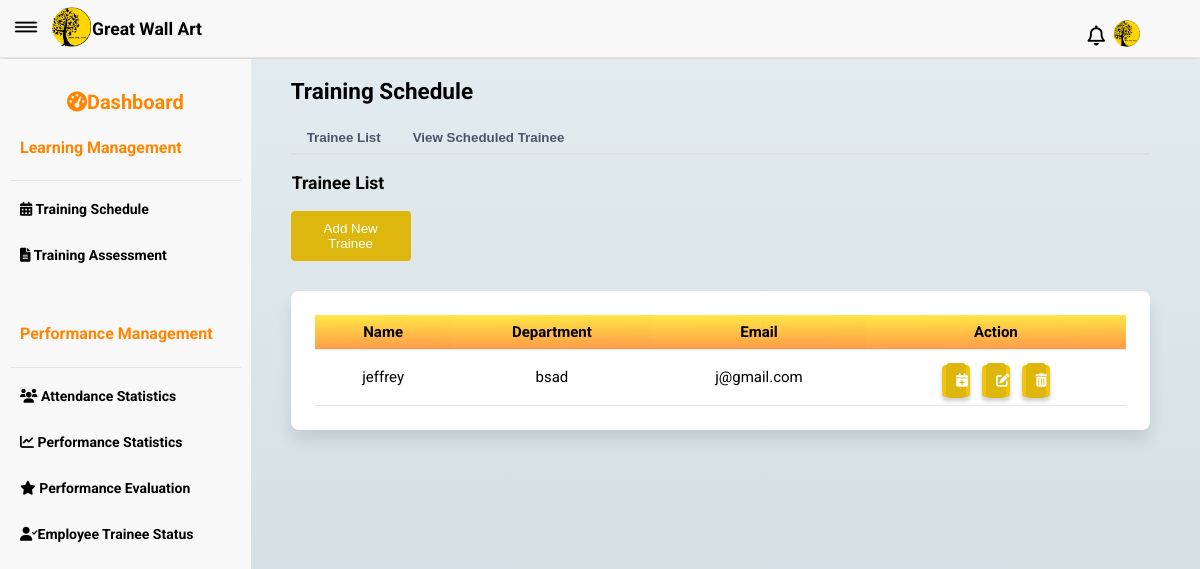
/schedule.php, run on an earlier commit of the app's database.
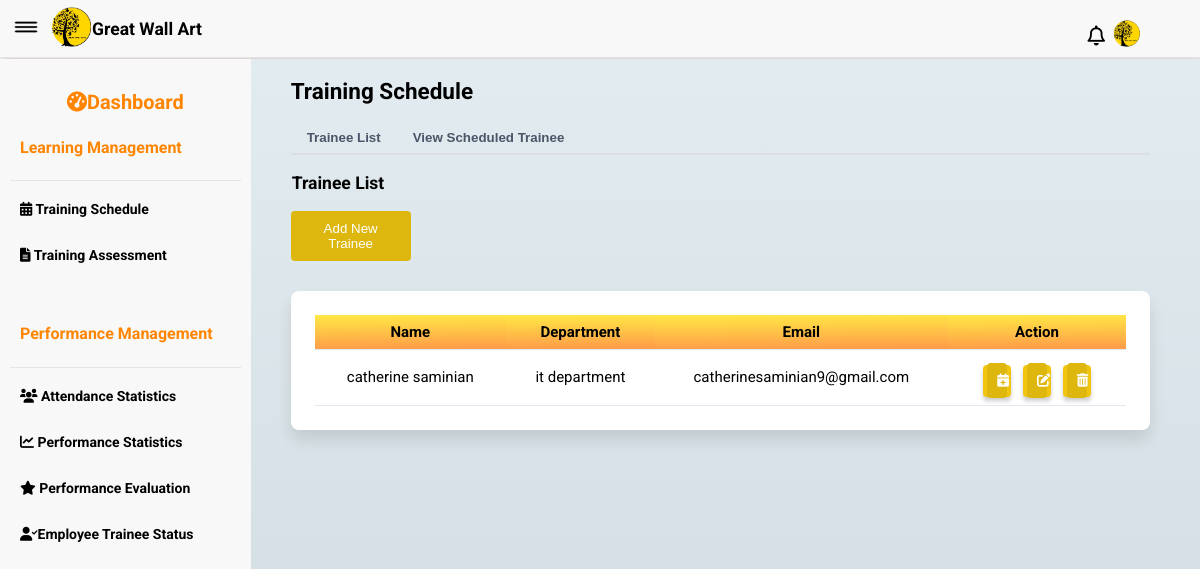
And on a later commit of the database.
### tables this page shows
CREATE TABLE `train` (
  `id` int(100) NOT NULL,
  `emname` varchar(100) NOT NULL,
  `depart` varchar(100) NOT NULL,
  `email` varchar(100) NOT NULL
);

### schedule.php (the view, shortened to what this page needs)
<!DOCTYPE html>
<html lang="en">
<head>
    <link rel="stylesheet" href="css/style.css">
    <link rel="stylesheet" href="css/style1.css">
    <link rel="stylesheet" href="https://cdnjs.cloudflare.com/ajax/libs/font-awesome/6.0.0-beta3/css/all.min.css">
</head>
<body style="overflow: hidden;">
    <nav class="d-flex bg-primary border-color border-bottom flex-align-center padding-medium view-height-10 justify-content-between nav-shadow">
        <div class="d-flex flex-align-center">
            <button onclick="onToggle()" class="btn border-none bg-transparent">
                <img src="img/menu.png" height="20" width="30" alt="menu">
            </button>
            <a href=""><img src="img/gwamlogo.png" width="40" alt="logo"></a>
            <span><h3>Great Wall Art</h3></span>
        </div>
        <div class="navbar-right ml-auto">
            <button class="notification">
                <i class="fa-regular fa-bell" style="font-size: 20px;"></i>
            </button>
            <div class="dropdown">
                <a href="#" onclick="toggleDropdown()" id="profile-icon">
                    <img src="img/gwamlogo.png" alt="profile" width="27" height="27" class="border-radius-full">
                </a>
            </div>
        </div>
    </nav>
    <div class="container">
        <div class="d-flex bg-primary view-height-100">
            <div id="sidebar" class="sidebar text-black border-right text-center border-color"></br>
                <a href="dashboard.php" class="dashboard">
                    <h1><i class="fas fa-tachometer-alt"></i>Dashboard</h1>
                </a>
                <h2>Learning Management</h2>
                <hr class="border-color border-bottom seperator">
                <a href="schedule.php" class="text-black">
                    <h3><i class="fas fa-calendar-alt"></i> Training Schedule</h3>
                </a>
                <a href="assessment.php" class="text-black">
                    <h3><i class="fas fa-file-alt"></i> Training Assessment</h3>
                </a></br>
                <h2>Performance Management</h2>
                <hr class="border-color border-bottom seperator">
                <a href="attendancestat.php" class="text-black">
                    <h3><i class="fas fa-users"></i> Attendance Statistics</h3>
                </a>
                <a href="performancestats.php" class="text-black">
                    <h3><i class="fas fa-chart-line"></i> Performance Statistics</h3>
                </a>
                <a href="evaluation.php" class="text-black">
                    <h3><i class="fas fa-star"></i> Performance Evaluation</h3>
                </a>
                <a href="status.php" class="text-black">
                    <h3><i class="fas fa-user-check"></i>Employee Trainee Status</h3>
                </a>
    </div>
            <div class="main-content">
                <h2>Training Schedule</h2>
    <div class="tab-buttons">
        <button id="traineeTabBtn" onclick="openTab('traineeListTab')">Trainee List</button>
        <a href="task.php"><button id="scheduleTabBtn">View Scheduled Trainee</button></a>
    </div>
    <div id="traineeListTab" class="tab-content">
        <h3>Trainee List</h3>
        <button class="button button1" onclick="openNewTraineeModal()" id="myBtn">Add New Trainee</button>
        <div class="table-container">
            <table>
                <thead>
                    <tr>
                        <th>Name</th>
                        <th>Department</th>
                        <th>Email</th>
                        <th>Action</th>
                    </tr>
                </thead>
                <tbody id="traineeViewList">
                <?php
                include 'connect.php';
                $add = "SELECT * FROM train";
        $sql = mysqli_query($con,$add);
        while($row = mysqli_fetch_assoc($sql)) {
              echo "<tr>";
              echo "<td>".$row['emname']."</td>";
              echo "<td>".$row['depart']."</td>";
              echo "<td>".$row['email']."</td>";
              echo '<td>
                <a href="adsched.php?id='.$row['id'].'"><button><i class="fas fa-calendar-plus"></i></button></a>
                <a href="update.php?id='.$row['id'].'"><button><i class="fas fa-edit"></i></button></a>
                <a href="delsched.php?id='.$row['id'].'" role="button""><button><i class="fas fa-trash-alt"></i></button></a>
              </td>';
        }
                ?>
                </tbody>
            </table>
        </div>
    </div>
</body>
</html>

### css/style.css (style rules this page uses)
body { font-family: 'Roboto'; font-size: 15px; padding: 0%; margin: 0%; }
.nav-shadow { border: 1px solid #fcfafa; box-shadow: 0 4px 8px rgba(214, 200, 200, 0.932); }
.navbar-right { display: flex; align-items: center; gap: 1px; }
.ml-auto { margin-left: auto; }
.notification { background: none; border: none; margin-left: -10px; margin-right: 1px; cursor: pointer; }
.border-radius-full { border-radius: 50%; }
.dropdown { position: relative; }
.navbar-right { position: absolute; right: 60px; top: 20px; }
.border-color { border-color:#e2e0e0d5; border-width: 0; }
.main-content { width: 100%; background: linear-gradient(to top, #cfd9df 0%, #e2ebf0 100%); padding-left: 40px; padding-right: 50px; }
.bg-primary { background-color:rgb(248, 248, 248); }
h3 { color: black; margin-left: 1px; text-align: center; }
.dashboard h1 { color:#FF8500; font-size: 20px; }
.container { width: 100%; height: 150%; }
.seperator { margin-left: 10px; margin-right: 10px; }
.sidebar { white-space: nowrap; width: 200px; overflow: hidden; transition: width 0.5s ease-in-out; }
.sidebar>h2 { padding: 10px; margin-left: 10px; font-size: 16px; color:#FF8500; text-align: justify; }
.sidebar>a>h3, .sidebar>a>h2 { padding: 10px; margin-left:15px; margin: 10px; font-size: 14px; color: black; text-align:justify ; }
.padding-medium { padding: 1px; padding-bottom: 1px; margin-bottom: 1px; color: aliceblue; }
.border-none { border: 0; }
.border-bottom { border-bottom-width: 1px; }
.border-right { border-right-width: 5px; }
.bg-transparent { background-color: transparent; }
.d-flex { display: flex; width: 100%; }
.flex-align-center { align-items: center; width: 100%; }
.btn { padding: 5px 10px 5px 10px; }
.text-black { color: white; }
.text-center { text-align: center; }
a { text-decoration: none; }
.view-height-100 { height: 100vh; }
table { width: 100%; border-collapse: collapse; }
table, td { border: 0px solid black; }
th, td { padding: 1px; text-align: left; }
th { border-bottom: 1px solid gray; }
.tab-buttons { display: flex; border-bottom: 2px solid #dbdee2; margin-bottom: 5px; justify-content: flex-start; }
.table-container { background-color: white; box-shadow: 0 10px 15px rgba(0, 0, 0, 0.1); border-radius: 0.5rem; padding: 24px; margin-top: 20px; max-height: 300px; overflow-y: auto; }
.table-container button { padding: 10px; width: 50%; background-color:#ddb70e; color: white; border: none; border-radius: 0.25rem; cursor: pointer; }
.table-container th { background: linear-gradient(179.5deg, rgb(255, 230, 69) 3.3%, rgb(255, 157, 73) 96%); }
th, td { padding: 8px 16px; border-bottom: 1px solid #e2e8f0; }
th { background-color: #f2f2f2; }
td a { display: inline-flex; align-items: center; justify-content: center; width: 28px; height: 32px; margin: 0 4px; color: white; background-color: #f1c40f; border-radius: 4px; text-decoration: none; font-size: 18px; margin-top: 7px; box-shadow: 0 4px 4px rgba(0, 0, 0, 0.2); }

### css/style1.css (style rules this page uses)
body { font-family: 'Roboto'; font-size: 15px; padding: 0%; margin: 0%; }
.main-content { width: 100%; background: linear-gradient(to top, #cfd9df 0%, #e2ebf0 100%); padding-left: 40px; padding-right: 50px; }
h2, h3 { color: #000000; text-align: left; }
h2 { display:block; font-size: 1.5em; margin-block-start: 0.83em; margin-block-end:0.83em ; }
#traineeTabBtn { cursor: pointer; padding: 8px 16px; font-weight: 600; color: #4a5568; background: none; border: none; }
#scheduleTabBtn { cursor: pointer; padding: 8px 16px; font-weight: 600; color: #4a5568; background: none; border: none; }
.table-container { background-color: white; box-shadow: 0 10px 15px rgba(0, 0, 0, 0.1); border-radius: 0.5rem; padding: 24px; }
table { width: 100%; border-collapse: collapse; }
tr { text-align: center; }
th, td { padding: 8px 20px; border-bottom: 1px solid #e2e8f0; text-align: center; vertical-align: middle; white-space: nowrap; }
th { background-color: #edf2f7; }
.button1 { width: 120px; background-color: #ddb70e; color: white; padding: 10px; border: none; border-radius: 4px; cursor: pointer; margin-bottom: 10px; }
.table-container td { width: 30px; }

What changed in the data, as far as the page shows it:
removed train: emname "jeffrey", depart "bsad", email "j@gmail.com"
added train: emname "catherine saminian", depart "it department", email "catherinesaminian9@gmail.com"
